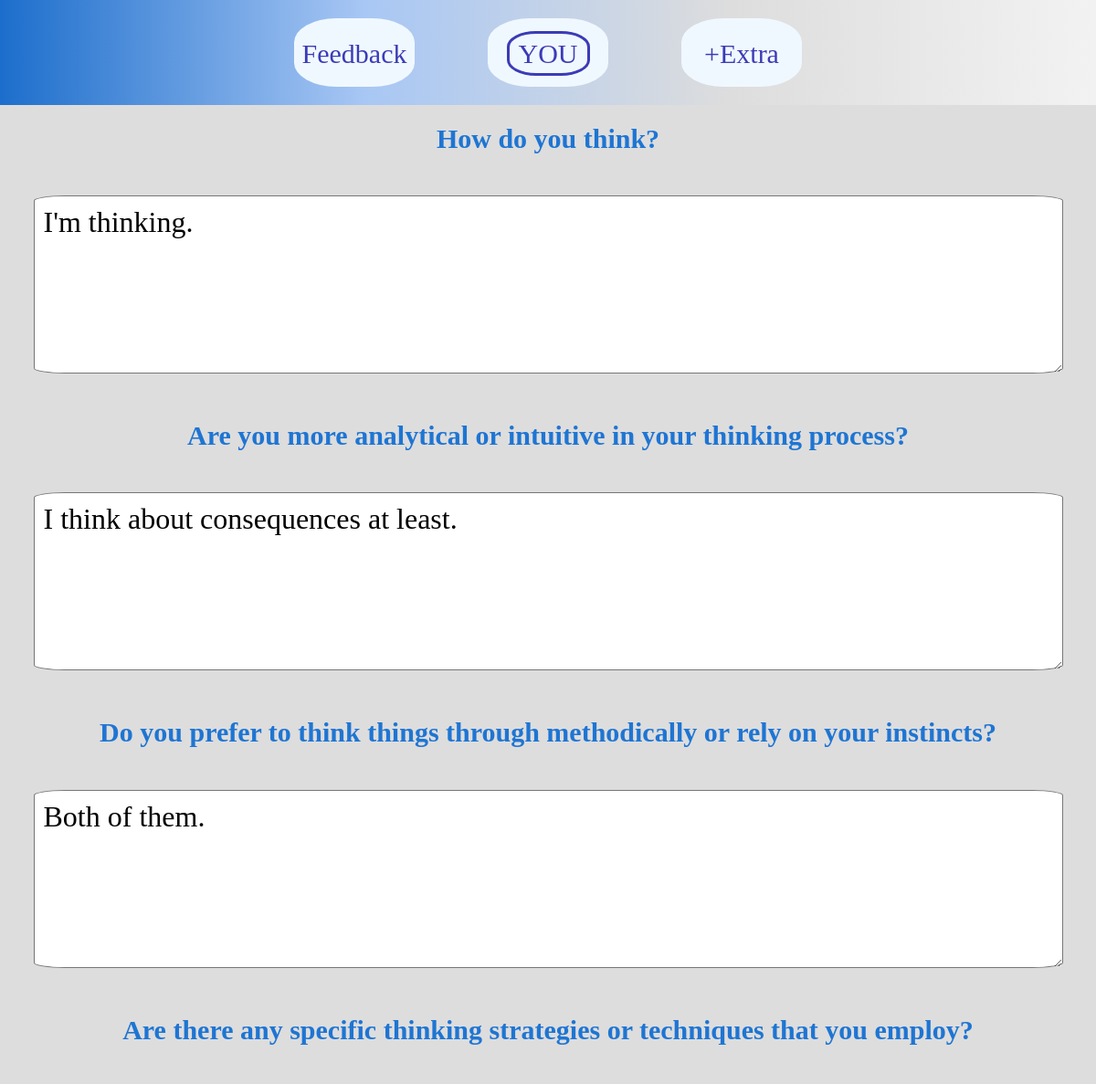
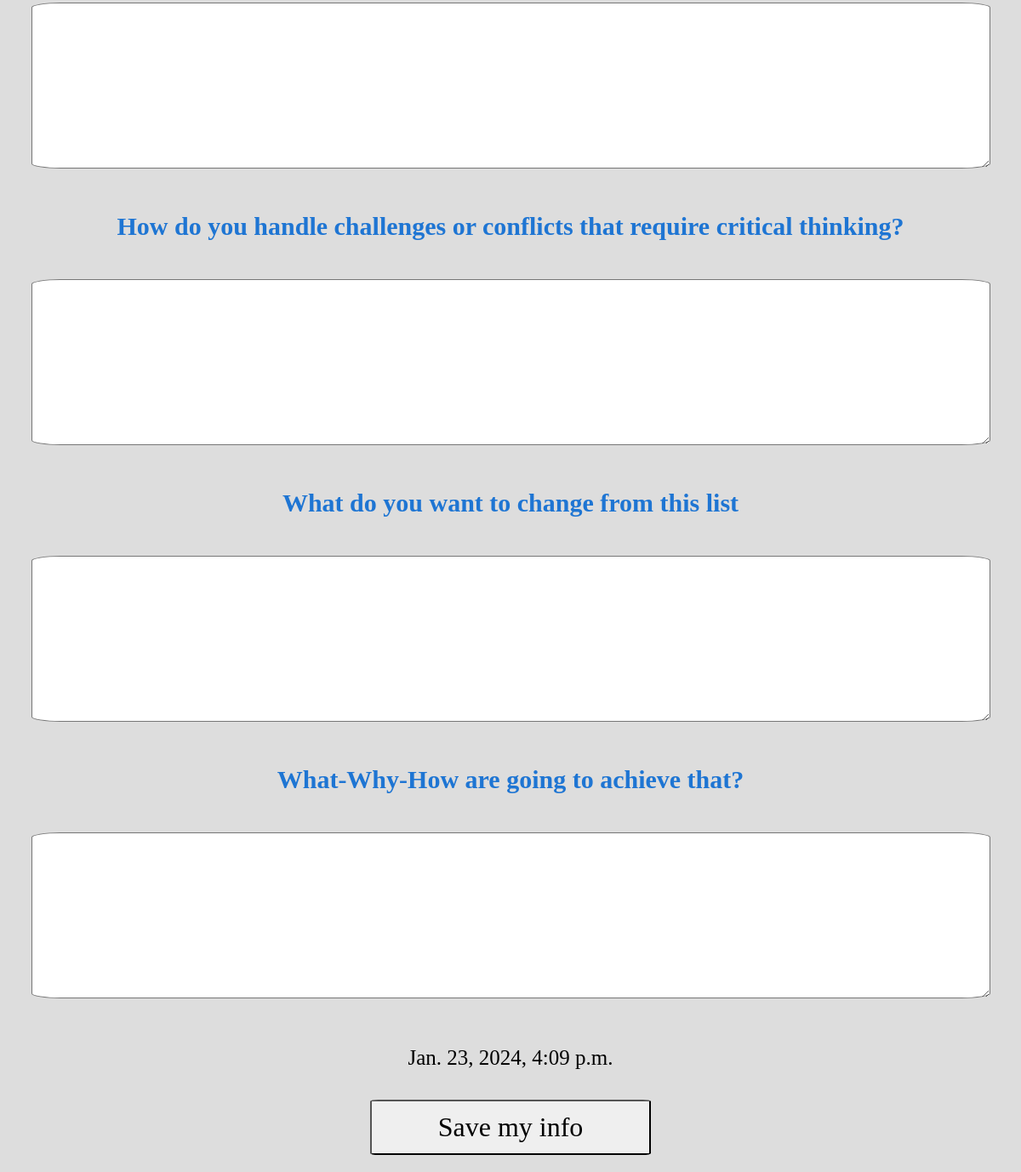
Screenshot of /mind/ (signed in) with the database file from the repository (2 pictures, top to bottom).
### main/models.py (models this page shows)
class BaseModel(models.Model):
    class Meta:
        abstract = True
    text0 = models.TextField(blank=True)
    changes = models.TextField(blank=True)
    what_why_how = models.TextField(blank=True)
    date_time = models.DateTimeField()
    user = models.OneToOneField(User, on_delete=models.CASCADE)

class Parameter8Mind(BaseModel):
    class Meta:
        verbose_name_plural = 'Parameter8Mind'
    text1 = models.TextField(blank=True)
    text2 = models.TextField(blank=True)
    text3 = models.TextField(blank=True)
    text4 = models.TextField(blank=True)

### main/views.py (the view)
# urls.py: path('mind/', main_views.add_parameter8_mind, name='mind'),
def add_parameter8_mind(request):
    user = User.objects.get(username=request.user)
    if request.method == 'POST':
        form = AddParameter8Mind(request.POST)
        if Parameter8Mind.objects.filter(user_id=user.id).exists():
            if form.is_valid():
                update_model(form, user, Parameter8Mind)
        else:
            if form.is_valid():
                save_taken_info(form, user)
        return redirect('/mind/')
    else:
        if Parameter8Mind.objects.filter(user_id=user.id).exists():
            model = Parameter8Mind.objects.get(user_id=user.id)
            form = AddParameter8Mind(instance=model)
            date_time = model.date_time
            return render(request, 'show.html', {'date_time':date_time, 'form':form})
        else:
            form = AddParameter8Mind()
            return render(request, 'questions.html', {'form':form})

### main/forms.py
class AddParameter8Mind(forms.ModelForm):
    class Meta:
        model = Parameter8Mind
        fields = ('text0', 'text1', 'text2', 'text3', 'text4', 'changes', 'what_why_how')
        exlude = ('date_time', 'user')
        labels = {
            'text0':'How do you think?',
            'text1':'Are you more analytical or intuitive in your thinking process?',
            'text2':'Do you prefer to think things through methodically or rely on your instincts?',
            'text3':'Are there any specific thinking strategies or techniques that you employ?',
            'text4':'How do you handle challenges or conflicts that require critical thinking?',
            'changes':'What do you want to change from this list',
            'what_why_how':'What-Why-How are going to achieve that?',
            }

### main/templates/show/show.html
{% extends 'base_show.html' %}
{% block 'questions' %}
    <h1>{{ form.text1.label }}</h1>
    <p>{{ form.text1 }}</p>
    <h1>{{ form.text2.label }}</h1>
    <p>{{ form.text2 }}</p>
    <h1>{{ form.text3.label }}</h1>
    <p>{{ form.text3 }}</p>
    <h1>{{ form.text4.label }}</h1>
    <p>{{ form.text4 }}</p>
{% endblock %}

### main/templates/show/base_show.html (shortened to what this page needs)
{% extends 'base.html' %}
{% load static %}
{% block 'links' %}<link rel="stylesheet" type="text/css" href="{% static 'main/css/form.css' %}">{% endblock %}
{% block 'content' %}
<form method="post">
    <h1>{{ form.text0.label }}</h1>
    <p>{{ form.text0 }}</p>
    {% block 'questions' %}
    {% endblock %}
    <h1>{{ form.changes.label }}</h1>
    <p>{{ form.changes }}</p>
    <h1>{{ form.what_why_how.label }}</h1>
    <p>{{ form.what_why_how }}</p>
    <p>{{ date_time }}</p>
    <div>
        <input type="submit" value="Save my info">
    </div>
</form>
{% endblock %}

### main/static/main/css/base.css (style rules this page uses)
:root { --blue: rgb(28, 110, 204); --gray-metal: #dddddd; }
body { margin: 0; background-color: var(--gray-metal); font-family: Cambria, Cochin, Georgia, Times, 'Times New Roman', serif; }
h1, p { text-align: center; }
h1 { color: rgb(30, 117, 211); font-size: 30px; }
p { font-size: 20px; }

### main/static/main/css/form.css (style rules this page uses)
body { text-align: center; padding-bottom: 10px; }
form { display: flex; flex-direction: column; }
input, textarea { border-radius: 3%; font-size: 32px; padding: 10px; font-family: Cambria, Cochin, Georgia, Times, 'Times New Roman', serif; }
input { height: 45px; width: 25%; }
textarea { height: 173px; width: 1105px; }
button, input[type="submit"] { height: 65px; width: 330px; border-radius: 3%; font-size: 32px; margin: 10px; }
p { font-size: 25px; }

### rows the page displays
Parameter8Mind: text0 "I'm thinking.", text1 "I think about consequences at least.", text2 "Both of them.", date_time "Jan. 23, 2024, 4:09 p.m."
